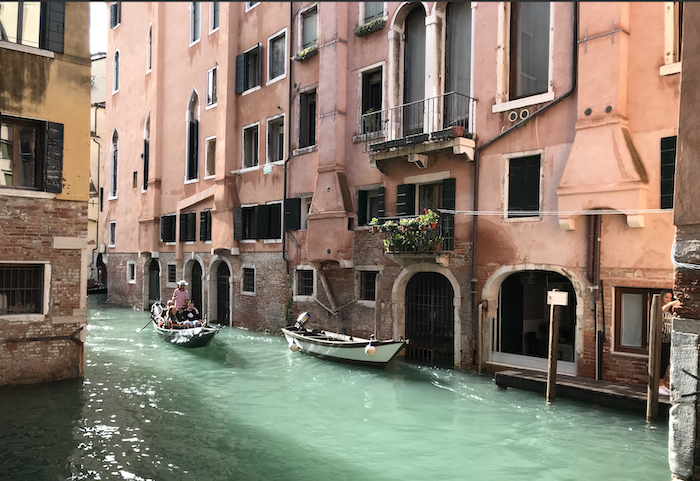
#> input picture assets/canal.png, 700 x 481 px
$ python sharpening_02.py
#> lines starting #> are read from the running program, lines starting #| are printed output that depends on the picture
import numpy as np
import cv2

img = cv2.imread("assets/canal.png")
#> img is the input picture: shape (481, 700, 3); mean B, G, R 109.7, 124, 136.1

cv2.imshow("Original", img)
cv2.waitKey(0)

approx_gaussian = (
    np.array(
        [
            [-1, -1, -1, -1, -1],
            [-1, 2, 2, 2, -1],
            [-1, 2, 8, 2, -1],
            [-1, 2, 2, 2, -1],
            [-1, -1, -1, -1, -1],
        ]
    )
    / 8.0
)
sharpen_col = cv2.filter2D(img, -1, approx_gaussian)
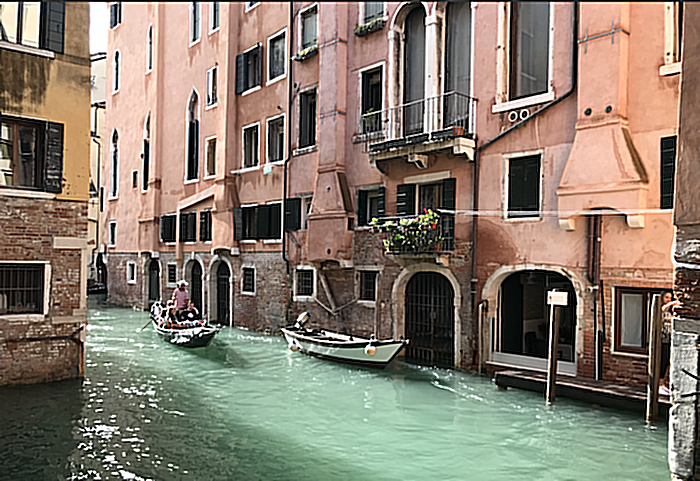
#> sharpen_col: shape (481, 700, 3); mean B, G, R 110.2, 124.2, 135.9

cv2.imshow("Sharpen (approx. Gaussian)", sharpen_col)
cv2.waitKey(0)
cv2.waitKey(0)
